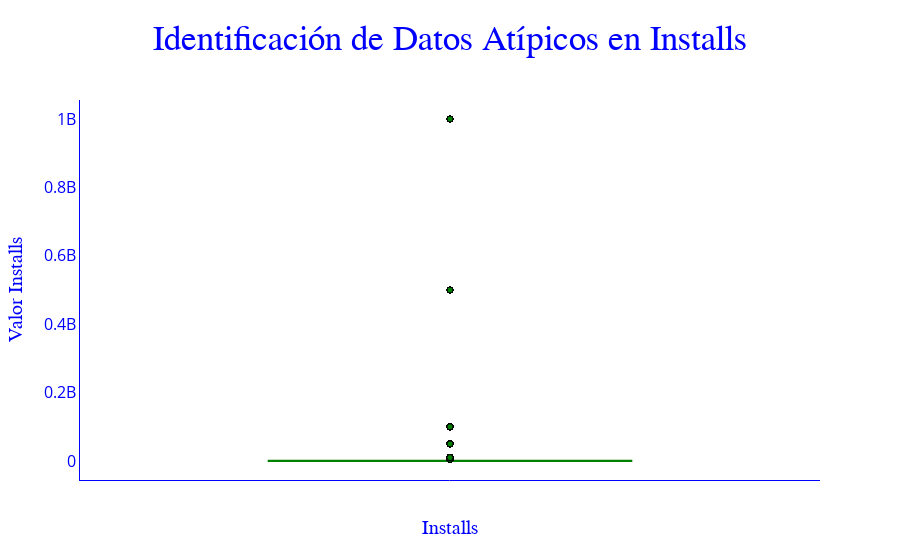

This figure's notebook cell:
### Markdown cell above
En Size no podemos eliminar datos atípicos, ya que si bien los tamaños grandes caen fuera del bigote, no se observa un comportamiento atípico, en que el valor se vea claramente aislado del resto de los datos, por el contrario, podemos observar un dato seguido por el otro.
Por el motivo anterior conservare estos datos outlier y los imputare por el valor_max.

### Code cell
#  Boxplot Datos Atípicos de la columna Install

fig = px.box(df_google_sin_duplicados, y= df_google_sin_duplicados['Installs'],
             title="Identificación de Datos Atípicos",
             labels={"Installs": "Installs", "Valor": "Valor"},
             )

# Personalizar el diseño del gráfico (fig.update_layout())

fig.update_layout(title=dict(text="Identificación de Datos Atípicos en Installs",
                              font=dict(size=35, color="blue", family="Arial"),           # size me determina el tamaño del titulo
                              pad=dict(b=30, l=0, r=0, t=30), x=0.5),                     # X=0.5  me centra el titulo en el gráfico
                  xaxis=dict(title=dict(text= "Installs", font=dict(color="blue", size=20, family="Arial")),  # Personalizo label del eje X
                              showline=True, linewidth=1, linecolor='blue',                                   # Para ver la linea del eje X y personalizarla
                              tickfont=dict(color='blue', size=16)),                                          # Personalizo ticks del eje X
                  yaxis=dict(title=dict(text="Valor Installs", font=dict(color="blue", size=20, family="Arial")),
                              showline=True, linewidth=1, linecolor='blue',
                              tickfont=dict(color='blue', size=16)),
                  paper_bgcolor="white",                                           # Establece el color de fondo del área del papel.
                  plot_bgcolor="white")                                            # Establece el color de fondo del área del gráfico

#  Personalizar color y bordes del boxplot (fig.update_traces( ))
fig.update_traces(marker=dict(color='green', line=dict(color='black', width=1)))

# Mostrar el gráfico
fig.show()

### Figure 1 — Plotly figure (JSON) as saved in the notebook; plotly's stock layout.template omitted (floating-point values rounded to 4 significant figures; data arrays with more than 128 entries replaced by an {"elided": "..."} marker saying what was removed)
{"data": [{"alignmentgroup": "True", "hovertemplate": "Installs=%{y}<extra></extra>", "legendgroup": "", "marker": {"color": "green", "line": {"color": "black", "width": 1}}, "name": "", "notched": false, "offsetgroup": "", "orientation": "v", "showlegend": false, "type": "box", "x0": " ", "xaxis": "x", "y": {"elided": "10342 int values"}, "y0": " ", "yaxis": "y"}], "layout": {"boxmode": "group", "legend": {"tracegroupgap": 0}, "paper_bgcolor": "white", "plot_bgcolor": "white", "title": {"font": {"color": "blue", "family": "Arial", "size": 35}, "pad": {"b": 30, "l": 0, "r": 0, "t": 30}, "text": "Identificación de Datos Atípicos en Installs", "x": 0.5}, "xaxis": {"anchor": "y", "domain": [0, 1], "linecolor": "blue", "linewidth": 1, "showline": true, "tickfont": {"color": "blue", "size": 16}, "title": {"font": {"color": "blue", "family": "Arial", "size": 20}, "text": "Installs"}}, "yaxis": {"anchor": "x", "domain": [0, 1], "linecolor": "blue", "linewidth": 1, "showline": true, "tickfont": {"color": "blue", "size": 16}, "title": {"font": {"color": "blue", "family": "Arial", "size": 20}, "text": "Valor Installs"}}}}
